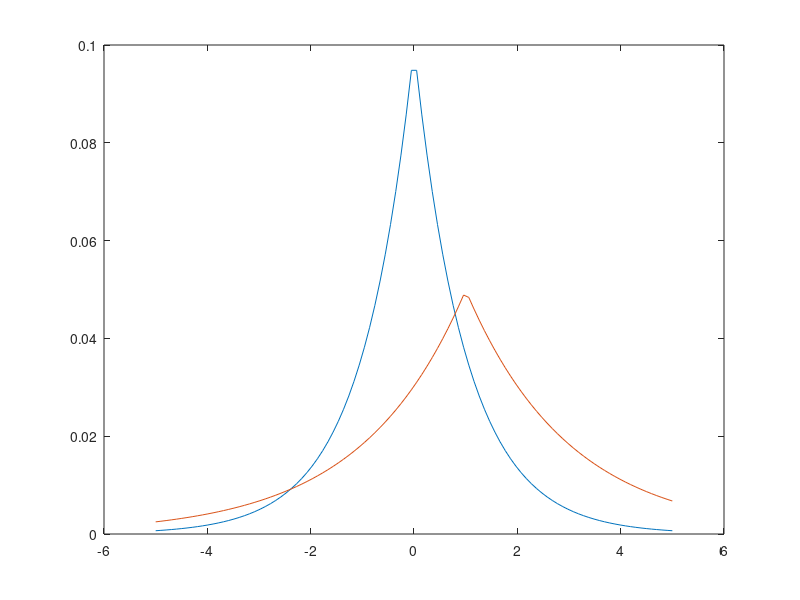

Write MATLAB code to recreate this figure.
clear all;
close all;

%set two pdf function as parameter=1/2
x = linspace(-5,5);
y1 = @(x)1/4*exp(-abs(x-0)/1);
y2 = @(x)1/8*exp(-abs(x-1)/2);

y3 = 1/(2*pi)^(1/2)*1/4*exp(-abs(x));
y4 = 1/(2*pi)^(1/2)*1/8*exp(-abs(x-1)/2);

plot(x,y3,x,y4)

%We get the plot and integral feom the plor to derive the min_error

min_error = integral(y1,-Inf,-2.374)+integral(y2,-2.374,0.7576)+integral(y1,0.7576,Inf); 